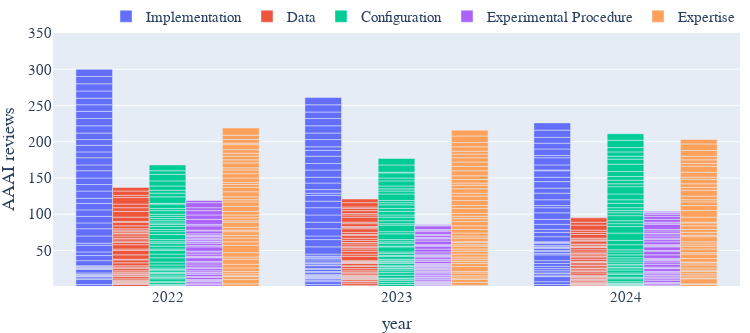

Notebook code for this chart:
### Code cell
display_bar_plot(aaai_df, layout, "AAAI reviews", review_categories)

### Figure 1 — Plotly figure (JSON) as saved in the notebook; plotly's stock layout.template omitted (floating-point values rounded to 4 significant figures; data arrays with more than 128 entries replaced by an {"elided": "..."} marker saying what was removed)
{"data": [{"hovertemplate": "variable=Implementation<br>year=%{x}<br>value=%{y}<extra></extra>", "legendgroup": "Implementation", "marker": {"color": "#636efa", "pattern": {"shape": ""}}, "name": "Implementation", "orientation": "v", "showlegend": true, "textposition": "auto", "type": "bar", "x": {"elided": "138 int values"}, "xaxis": "x", "y": {"elided": "138 int values"}, "yaxis": "y"}, {"hovertemplate": "variable=Data<br>year=%{x}<br>value=%{y}<extra></extra>", "legendgroup": "Data", "marker": {"color": "#EF553B", "pattern": {"shape": ""}}, "name": "Data", "orientation": "v", "showlegend": true, "textposition": "auto", "type": "bar", "x": {"elided": "138 int values"}, "xaxis": "x", "y": {"elided": "138 int values"}, "yaxis": "y"}, {"hovertemplate": "variable=Configuration<br>year=%{x}<br>value=%{y}<extra></extra>", "legendgroup": "Configuration", "marker": {"color": "#00cc96", "pattern": {"shape": ""}}, "name": "Configuration", "orientation": "v", "showlegend": true, "textposition": "auto", "type": "bar", "x": {"elided": "138 int values"}, "xaxis": "x", "y": {"elided": "138 int values"}, "yaxis": "y"}, {"hovertemplate": "variable=Experimental Procedure<br>year=%{x}<br>value=%{y}<extra></extra>", "legendgroup": "Experimental Procedure", "marker": {"color": "#ab63fa", "pattern": {"shape": ""}}, "name": "Experimental Procedure", "orientation": "v", "showlegend": true, "textposition": "auto", "type": "bar", "x": {"elided": "138 int values"}, "xaxis": "x", "y": {"elided": "138 int values"}, "yaxis": "y"}, {"hovertemplate": "variable=Expertise<br>year=%{x}<br>value=%{y}<extra></extra>", "legendgroup": "Expertise", "marker": {"color": "#FFA15A", "pattern": {"shape": ""}}, "name": "Expertise", "orientation": "v", "showlegend": true, "textposition": "auto", "type": "bar", "x": {"elided": "138 int values"}, "xaxis": "x", "y": {"elided": "138 int values"}, "yaxis": "y"}], "layout": {"barmode": "group", "boxmode": "group", "font": {"family": "serif", "size": 15}, "height": 333.3, "legend": {"orientation": "h", "title": {}, "tracegroupgap": 0, "x": 1, "xanchor": "right", "y": 1, "yanchor": "bottom"}, "margin": {"b": 0, "l": 10, "r": 10, "t": 10}, "width": 750, "xaxis": {"anchor": "y", "domain": [0, 1], "tickangle": 0, "title": {"text": "year"}}, "yaxis": {"anchor": "x", "domain": [0, 1], "dtick": 50, "range": [1, 350], "title": {"text": "AAAI reviews"}}}}
